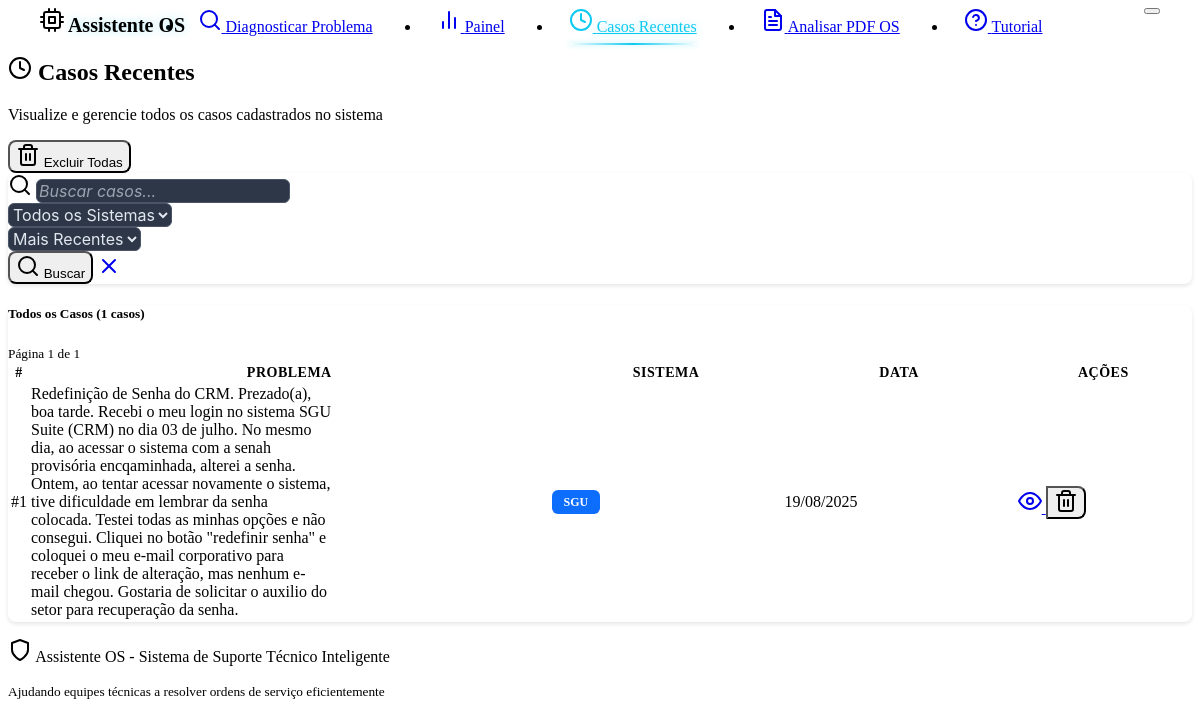
Screenshot of /recent-cases with the database file from the repository.
### models.py (models this page shows, shortened)
class Case(db.Model):
    __tablename__ = 'cases'
    id = db.Column(db.Integer, primary_key=True)
    problem_description = db.Column(db.Text, nullable=False)
    solution = db.Column(db.Text, nullable=False)
    system_type = db.Column(db.String(100), default="Unknown")
    created_at = db.Column(db.DateTime, default=datetime.now)
    effectiveness_score = db.Column(db.Float, nullable=True)
    feedback_count = db.Column(db.Integer, default=0)
    tags = db.Column(db.String(500), default="")  # Stored as comma-separated string
    feedbacks = db.relationship("CaseFeedback", backref="case", cascade="all, delete-orphan")

### routes.py (the view)
@app.route('/recent-cases')
def recent_cases():
    search_query = request.args.get('search', '').strip()
    system_filter = request.args.get('system', '')
    sort_by = request.args.get('sort', 'recent')
    page = int(request.args.get('page', 1))
    per_page = 30  # Cases per page
    try:
        if search_query or system_filter:
            all_cases = case_service.search_cases(search_query, system_filter)
        else:
            all_cases = case_service.get_all_cases()
        if sort_by == 'oldest':
            all_cases = sorted(all_cases, key=lambda x: x.created_at or datetime.min)
        elif sort_by == 'system':
            all_cases = sorted(all_cases, key=lambda x: x.system_type)
        else:  # recent (default)
            all_cases = sorted(all_cases, key=lambda x: x.created_at or datetime.min, reverse=True)
        total_cases = len(all_cases)
        total_pages = (total_cases + per_page - 1) // per_page if total_cases > 0 else 1
        start_idx = (page - 1) * per_page
        end_idx = start_idx + per_page
        cases = all_cases[start_idx:end_idx]
        has_prev = page > 1
        has_next = page < total_pages
        prev_page = page - 1 if has_prev else None
        next_page = page + 1 if has_next else None
        stats = case_service.get_statistics()
        systems = case_service.get_unique_systems()
        today_cases = len([c for c in all_cases if c.created_at and c.created_at.date() == datetime.now().date()]) if all_cases else 0
        week_cases = len([c for c in all_cases if c.created_at and c.created_at >= datetime.now() - timedelta(days=7)]) if all_cases else 0
        with_feedback = len([c for c in all_cases if c.effectiveness_score is not None]) if all_cases else 0
        return render_template('recent_cases.html',
                             cases=cases,
                             search_query=search_query,
                             system_filter=system_filter,
                             sort_by=sort_by,
                             systems=systems,
                             current_page=page,
                             total_pages=total_pages,
                             total_cases=total_cases,
                             has_prev=has_prev,
                             has_next=has_next,
                             prev_page=prev_page,
                             next_page=next_page,
                             today_cases=today_cases,
                             week_cases=week_cases,
                             with_feedback=with_feedback)
    except Exception as e:
        logging.error(f"Error loading recent cases: {str(e)}")
        flash(f'Error loading cases: {str(e)}', 'error')
        return render_template('recent_cases.html', cases=[], systems=[], total_cases=0, total_pages=1, current_page=1, has_prev=False, has_next=False)

### case_service.py (called while the page is built)
    def get_all_cases(self) -> List[Case]:
        try:
            return Case.query.all()
        except Exception as e:
            logging.error(f"Error getting cases from database: {str(e)}")
            return current_app.config.get('CASES_STORAGE', [])

    def get_unique_systems(self) -> List[str]:
        try:
            cases = self.get_all_cases()
            systems = set(case.system_type for case in cases)
            return sorted(list(systems))
        except Exception as e:
            logging.error(f"Error getting unique systems: {str(e)}")
            return []

### templates/recent_cases.html (shortened to what this page needs)
{% extends "base.html" %}
{% block content %}
<div class="row mb-4">
    <div class="col-12">
        <div class="d-flex justify-content-between align-items-center">
            <div>
                <h2 class="mb-1">
                    <i data-feather="clock" class="me-2"></i>
                    Casos Recentes
                </h2>
                <p class="text-muted mb-0">Visualize e gerencie todos os casos cadastrados no sistema</p>
            </div>
            <div class="d-flex gap-2">
                <button type="button"
                        class="btn btn-outline-danger"
                        onclick="confirmDeleteAll()"
                        title="Excluir todos os casos">
                    <i data-feather="trash-2" class="me-2"></i>
                    Excluir Todas
                </button>
            </div>
        </div>
    </div>
</div>
<div class="card mb-4">
    <div class="card-body">
        <form method="GET" action="{{ url_for('recent_cases') }}" class="row g-3">
            <div class="col-md-5">
                <div class="input-group">
                    <span class="input-group-text">
                        <i data-feather="search"></i>
                    </span>
                    <input type="text"
                           class="form-control"
                           name="search"
                           value="{{ search_query or '' }}"
                           placeholder="Buscar casos...">
                </div>
            </div>
            <div class="col-md-3">
                <select class="form-select" name="system">
                    <option value="">Todos os Sistemas</option>
                </select>
            </div>
            <div class="col-md-2">
                <select class="form-select" name="sort">
                    <option value="recent" {{ 'selected' if sort_by == 'recent' else '' }}>Mais Recentes</option>
                </select>
            </div>
            <div class="col-md-2">
                <div class="d-flex gap-1">
                    <button type="submit" class="btn btn-outline-primary">
                        <i data-feather="search"></i>
                        Buscar
                    </button>
                    <a href="{{ url_for('recent_cases') }}" class="btn btn-outline-secondary">
                        <i data-feather="x"></i>
                    </a>
                </div>
            </div>
        </form>
    </div>
</div>
<div class="row">
    <div class="col-12">
        <div class="card">
            <div class="card-header d-flex justify-content-between align-items-center">
                <h5 class="mb-0">
                    {% if search_query or system_filter %}
                        Resultados da Busca ({{ total_cases }} casos encontrados)
                    {% else %}
                        Todos os Casos ({{ total_cases }} casos)
                    {% endif %}
                </h5>
                <div class="d-flex align-items-center gap-2">
                    <small class="text-muted">Página {{ current_page }} de {{ total_pages }}</small>
                </div>
            </div>
            <div class="card-body p-0">
                {% if cases %}
                <div class="table-responsive">
                    <table class="table table-hover mb-0">
                        <thead class="table-dark">
                            <tr>
                                <th scope="col" style="width: 60px;">#</th>
                                <th scope="col" style="width: 45%;">Problema</th>
                                <th scope="col" style="width: 20%;">Sistema</th>
                                <th scope="col" style="width: 20%;">Data</th>
                                <th scope="col" style="width: 15%;" class="text-center">Ações</th>
                            </tr>
                        </thead>
                        <tbody>
                            {% for case in cases %}
                            <tr>
                                <td class="fw-bold text-primary">#{{ case.id }}</td>
                                <td>
                                    <div class="text-truncate" style="max-width: 300px;" title="{{ case.problem_description }}">
                                        {{ case.problem_description }}
                                    </div>
                                </td>
                                <td>
                                    <span class="badge system-badge" data-system="{{ case.system_type }}">{{ case.system_type }}</span>
                                </td>
                                <td class="text-muted small">
                                    {{ case.created_at.strftime('%d/%m/%Y') if case.created_at else '-' }}
                                </td>
                                <td class="text-center">
                                    <div class="btn-group btn-group-sm" role="group">
                                        <a href="{{ url_for('view_case', case_id=case.id) }}"
                                           class="btn btn-outline-primary btn-sm"
                                           title="Ver Detalhes">
                                            <i data-feather="eye"></i>
                                        </a>
                                        <button type="button"
                                                class="btn btn-outline-danger btn-sm"
                                                onclick="confirmDelete({{ case.id }})"
                                                title="Excluir">
                                            <i data-feather="trash-2"></i>
                                        </button>
                                    </div>
                                </td>
                            </tr>
                            {% endfor %}
                        </tbody>
                    </table>
                </div>
                {% endif %}
            </div>
        </div>
    </div>
</div>
{% endblock %}

### static/style.css (style rules this page uses)
:root { --custom-code-bg: #1a1a1a; --custom-border-radius: 8px; --glow-color: #0dcaf0; --glow-secondary: rgba(13, 202, 240, 0.3); }
.badge.bg-primary { background-color: #0d6efd !important; }
.badge { display: inline-block !important; padding: 0.375rem 0.75rem !important; font-size: 0.75em !important; font-weight: 600 !important; line-height: 1 !important; color: #fff !important; text-align: center !important; white-space: nowrap !important; vertical-align: baseline !important; border-radius: 0.375rem !important; }
.card { border-radius: var(--custom-border-radius); box-shadow: 0 2px 4px rgba(0, 0, 0, 0.1); margin-bottom: 1rem; }
.card-header { background-color: var(--bs-dark); border-bottom: 1px solid var(--bs-border-color); border-radius: var(--custom-border-radius) var(--custom-border-radius) 0 0 !important; }
.form-control, .form-select { background-color: #2d3748 !important; border: 1px solid #4a5568 !important; color: #e2e8f0 !important; font-family: -apple-system, BlinkMacSystemFont, 'Segoe UI', Roboto, sans-serif !important; font-size: 1rem; border-radius: 6px !important; transition: all 0.2s ease !important; }
.form-control::placeholder { color: #9ca3af !important; font-style: italic; }
.btn { border-radius: var(--custom-border-radius); font-weight: 500; }
.btn-group .btn { border-radius: 0; }
.btn-group .btn:first-child { border-radius: var(--custom-border-radius) 0 0 var(--custom-border-radius); }
.btn-group .btn:last-child { border-radius: 0 var(--custom-border-radius) var(--custom-border-radius) 0; }
.table-responsive { border-radius: var(--custom-border-radius); }
.table th { border-top: none; font-weight: 600; font-size: 0.875rem; text-transform: uppercase; letter-spacing: 0.5px; }
.table td { vertical-align: middle; border-color: var(--bs-border-color); }
.badge { border-radius: var(--custom-border-radius); font-weight: 500; font-size: 0.75rem; }
.badge.system-badge { color: white !important; font-weight: 600 !important; border: none !important; }
:root { --step-line-color: #495057; --step-bg-color: #28a745; --step-hover-bg: #212529; --step-border-color: #343a40; }

### rows the page displays
Case: id "1", problem_description "Redefinição de Senha do CRM. Prezado(a), boa tarde. Recebi o meu login no sistema SGU Suite (CRM) no dia 03 de julho. No mesmo dia, ao acessar o sistema com a senah provisória encqaminhada, alterei a senha. Ontem, ao tentar acessar novamente o sistema, tive dificuldade em lembrar da senha colocada. Testei todas as minhas opções e não consegui. Cliquei no botão \"redefinir senha\" e coloquei o meu e-mail corporativo para receber o link de alteração, mas nenhum e-mail chegou. Gostaria de solicitar o auxilio do setor para recuperação da senha.", system_type "SGU", created_at "19/08/2025"

### other values shown
{{ total_cases }} "1"
{{ current_page }} "1"
{{ total_pages }} "1"
